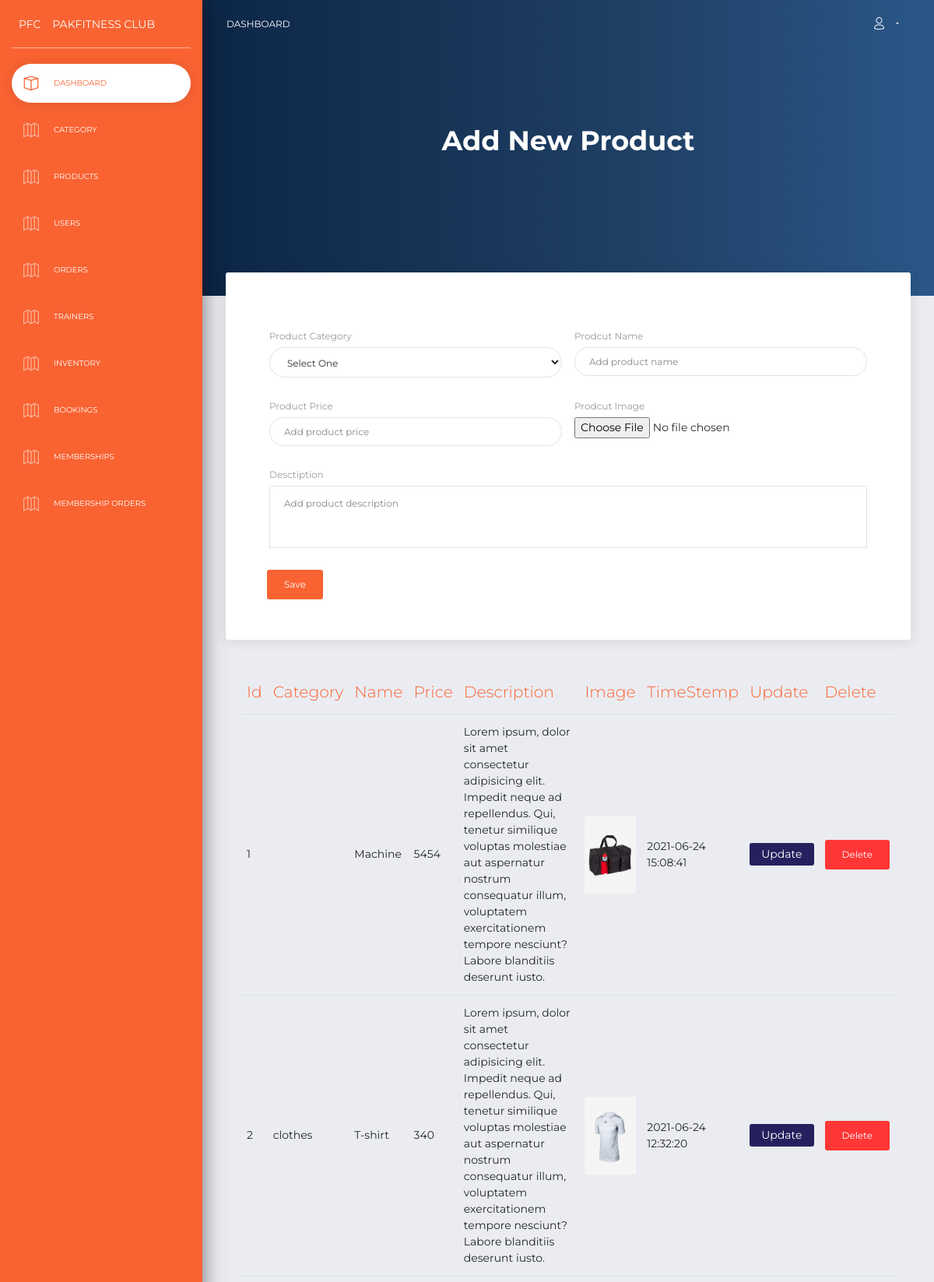
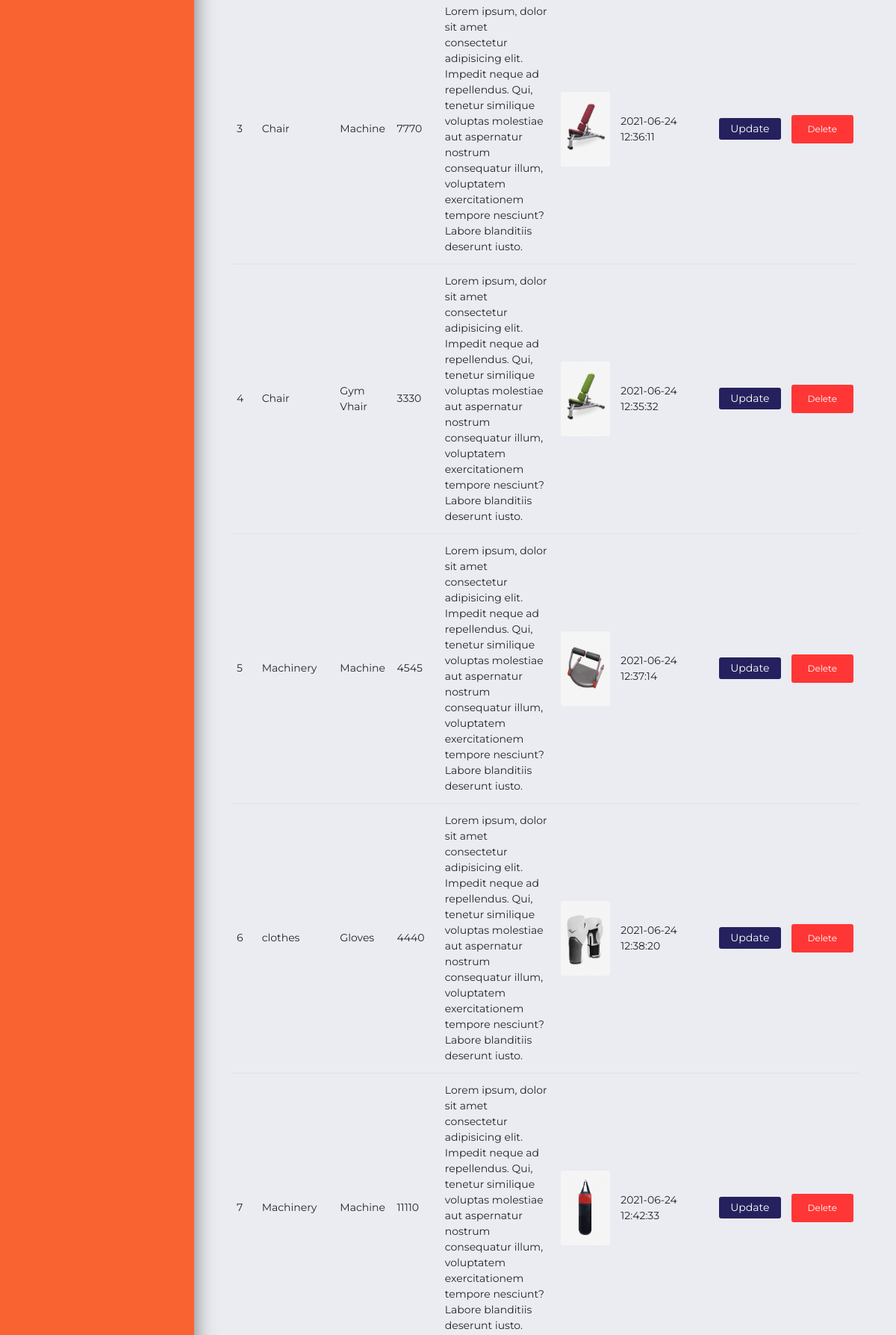
The page /admin/examples/products.php (upper part) on the database its author committed (2 pictures, top to bottom).
### tables this page shows
CREATE TABLE `products` (
  `id` int(10) NOT NULL,
  `cat_id` int(8) NOT NULL,
  `name` varchar(100) NOT NULL,
  `discription` varchar(250) NOT NULL,
  `image` varchar(250) NOT NULL,
  `inventory` int(4) NOT NULL,
  `price` int(11) NOT NULL,
  `timestamp` timestamp NOT NULL DEFAULT current_timestamp() ON UPDATE current_timestamp()
);

CREATE TABLE `categories` (
  `id` int(10) NOT NULL,
  `name` varchar(100) NOT NULL,
  `timestamp` timestamp NOT NULL DEFAULT current_timestamp() ON UPDATE current_timestamp()
);

### admin/examples/products.php (the view, shortened to what this page needs)
<?php include '../include/header.php';
    include '../../assets/db.php';
?>
<div class="panel-header panel-header-lg">
    <div class="panel-header">
        <div class="header text-center">
            <h2 class="title">Add New Product</h2>
        </div>
    </div>
</div>
<div class="content">
    <div class="row">
        <div class="col-md-12">
            <div class="card">
                <div class="card-header">
                    <form id="newProduct">
                        <div class="row px-5 pt-5">
                            <div class="col-md-6 p-2 ">
                                <div class="form-group">
                                    <label>Product Category</label>
                                    <select name="catId" id="" class="form-control" required>
                                        <option value="" hidden>Select One</option>
                                    </select>
                                </div>
                            </div>
                            <div class="col-md-6 p-2 ">
                                <div class="form-group">
                                    <label>Prodcut Name</label>
                                    <input type="text" class="form-control"  name="pname" required placeholder="Add product name">
                                </div>
                            </div>
                        </div>
                        <div class="row px-5">
                            <div class="col-md-6 p-2 ">
                                <div class="form-group">
                                    <label>Product Price</label>
                                    <input type="number" class="form-control" name="price" required placeholder="Add product price">
                                </div>
                            </div>
                            <div class="col-md-6 p-2 ">
                                <div class="">
                                    <label>Prodcut Image</label><br>
                                    <input type="file" class="" name="productImage" required  >
                                </div>
                            </div>
                        </div>
                        <div class="row px-5">
                            <div class="col-md-12 p-2 ">
                                <div class="form-group">
                                    <label>Desctiption</label>
                                    <textarea name="description" id="" rows="5" class="form-control border"
                                        placeholder="Add product description"></textarea>
                                </div>
                            </div>
                        </div>
                        <div class="row px-5">
                            <div class="col-md-2 pl-1">
                                <div class="form-group">
                                <button type="submit" class="btn btn-primary">Save</button>
                                </div>
                                <div class="col-md-5 p-2 ">
                                </div>
                                <div class="col-md-5 p-2 ">
                                </div>
                            </div>
                    </form>
                </div>
            </div>
        </div>
        <div class="card-body">
            <div class="table-responsive">
                <table class="table">
                    <thead class=" text-primary">
                        <th> Id </th>
                        <th> Category</th>
                        <th> Name</th>
                        <th> Price</th>
                        <th> Description</th>
                        <th> Image</th>
                        <th> TimeStemp</th>
                        <th>Update </th>
                        <th>Delete </th>
                    </thead>
                    <tbody>
                        <?php
                    $s = 0;
                    $products =mysqli_query($conn,"SELECT * FROM products ");
                    while ($data = mysqli_fetch_array($products)) {
                        $s++;
                        $catId = $data['cat_id'];
                        $fetchCat = mysqli_query($conn, "SELECT * FROM categories WHERE id = '$catId'");
                        $fetchCat = mysqli_fetch_array($fetchCat);
                ?>
                        <tr>
                            <td><?php echo $s;?></td>
                            <td><?php echo $fetchCat['name'];?></td>
                            <td class="updateName" pid="<?php echo $data['id'];?> "><?php echo $data['name'];?></td>
                            <td class="updateprice" pid="<?php echo $data['id'];?> "><?php echo $data['price'];?></td>
                            <td><?php echo $data['discription'];?></td>
                            <td><img src="../../assets/img/product/<?php echo $data['image'];?>" width="100px" height="100px"></td>
                            <td><?php echo $data['timestamp'];?></td>
                            <td> <a href="edit_products.php?id=<?php echo $data['id']; ?>">
                                    <button class="btn btn-sm btn-info" style=" background-color:#25215E; color:white;">Update</button>
                                </a>
                            </td>
                            <td> <button class="delid btn btn-danger" delid="<?php echo $data['id']?>">Delete</button>
                            </td>
                        </tr>
                        <?php } ?>
                    </tbody>
                </table>
            </div>
        </div>
    </div>
</div>
</div>
<?php include '../include/footer.php'?>

### rows shown on the page
products: name "Machine", price "5454", discription "Lorem ipsum, dolor sit amet consectetur adipisicing elit. Impedit neque ad repellendus. Qui, tenetur similique voluptas molestiae aut aspernatur nostrum consequatur illum, voluptatem exercitationem tempore nesciunt? Labore blanditiis deserunt iusto.", image (picture), timestamp "2021-06-24 15:08:41"
products: categories.name "clothes", name "T-shirt", price "340", discription "Lorem ipsum, dolor sit amet consectetur adipisicing elit. Impedit neque ad repellendus. Qui, tenetur similique voluptas molestiae aut aspernatur nostrum consequatur illum, voluptatem exercitationem tempore nesciunt? Labore blanditiis deserunt iusto.", image (picture), timestamp "2021-06-24 12:32:20"
products: categories.name "Chair", name "Machine", price "7770", discription "Lorem ipsum, dolor sit amet consectetur adipisicing elit. Impedit neque ad repellendus. Qui, tenetur similique voluptas molestiae aut aspernatur nostrum consequatur illum, voluptatem exercitationem tempore nesciunt? Labore blanditiis deserunt iusto.", image (picture), timestamp "2021-06-24 12:36:11"
products: categories.name "Chair", name "Gym Vhair", price "3330", discription "Lorem ipsum, dolor sit amet consectetur adipisicing elit. Impedit neque ad repellendus. Qui, tenetur similique voluptas molestiae aut aspernatur nostrum consequatur illum, voluptatem exercitationem tempore nesciunt? Labore blanditiis deserunt iusto.", image (picture), timestamp "2021-06-24 12:35:32"
products: categories.name "Machinery", name "Machine", price "4545", discription "Lorem ipsum, dolor sit amet consectetur adipisicing elit. Impedit neque ad repellendus. Qui, tenetur similique voluptas molestiae aut aspernatur nostrum consequatur illum, voluptatem exercitationem tempore nesciunt? Labore blanditiis deserunt iusto.", image (picture), timestamp "2021-06-24 12:37:14"
products: categories.name "clothes", name "Gloves", price "4440", discription "Lorem ipsum, dolor sit amet consectetur adipisicing elit. Impedit neque ad repellendus. Qui, tenetur similique voluptas molestiae aut aspernatur nostrum consequatur illum, voluptatem exercitationem tempore nesciunt? Labore blanditiis deserunt iusto.", image (picture), timestamp "2021-06-24 12:38:20"
products: categories.name "Machinery", name "Machine", price "11110", discription "Lorem ipsum, dolor sit amet consectetur adipisicing elit. Impedit neque ad repellendus. Qui, tenetur similique voluptas molestiae aut aspernatur nostrum consequatur illum, voluptatem exercitationem tempore nesciunt? Labore blanditiis deserunt iusto.", image (picture), timestamp "2021-06-24 12:42:33"
